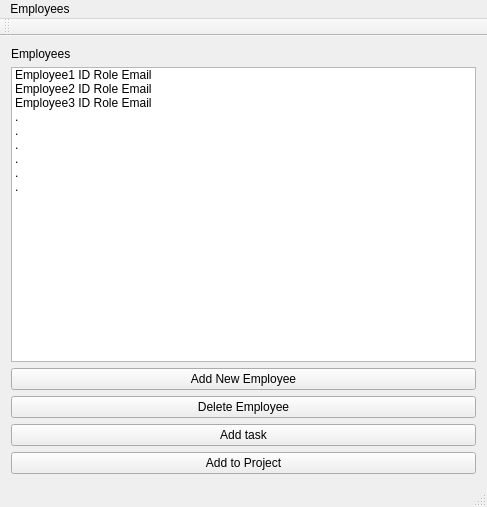
<?xml version="1.0" encoding="UTF-8"?>
<ui version="4.0">
 <class>MainWindow</class>
 <widget class="QMainWindow" name="MainWindow">
  <property name="geometry">
   <rect>
    <x>0</x>
    <y>0</y>
    <width>487</width>
    <height>507</height>
   </rect>
  </property>
  <property name="windowTitle">
   <string>MainWindow</string>
  </property>
  <widget class="QWidget" name="centralWidget">
   <layout class="QVBoxLayout" name="verticalLayout">
    <item>
     <widget class="QLabel" name="label">
      <property name="text">
       <string>Employees</string>
      </property>
     </widget>
    </item>
    <item>
     <widget class="QListWidget" name="listWidget">
      <item>
       <property name="text">
        <string>Employee1 ID Role Email</string>
       </property>
      </item>
      <item>
       <property name="text">
        <string>Employee2 ID Role Email</string>
       </property>
      </item>
      <item>
       <property name="text">
        <string>Employee3 ID Role Email</string>
       </property>
      </item>
      <item>
       <property name="text">
        <string>.</string>
       </property>
      </item>
      <item>
       <property name="text">
        <string>.</string>
       </property>
      </item>
      <item>
       <property name="text">
        <string>.</string>
       </property>
      </item>
      <item>
       <property name="text">
        <string>.</string>
       </property>
      </item>
      <item>
       <property name="text">
        <string>.</string>
       </property>
      </item>
      <item>
       <property name="text">
        <string>.</string>
       </property>
      </item>
     </widget>
    </item>
    <item>
     <widget class="QPushButton" name="pushButton">
      <property name="text">
       <string>Add New Employee</string>
      </property>
     </widget>
    </item>
    <item>
     <widget class="QPushButton" name="pushButton_2">
      <property name="text">
       <string>Delete Employee</string>
      </property>
     </widget>
    </item>
    <item>
     <widget class="QPushButton" name="pushButton_3">
      <property name="text">
       <string>Add task</string>
      </property>
     </widget>
    </item>
    <item>
     <widget class="QPushButton" name="pushButton_4">
      <property name="text">
       <string>Add to Project</string>
      </property>
     </widget>
    </item>
   </layout>
  </widget>
  <widget class="QMenuBar" name="menuBar">
   <property name="geometry">
    <rect>
     <x>0</x>
     <y>0</y>
     <width>487</width>
     <height>26</height>
    </rect>
   </property>
   <widget class="QMenu" name="menuEmployees">
    <property name="title">
     <string>Employees</string>
    </property>
   </widget>
   <addaction name="menuEmployees"/>
  </widget>
  <widget class="QToolBar" name="mainToolBar">
   <attribute name="toolBarArea">
    <enum>TopToolBarArea</enum>
   </attribute>
   <attribute name="toolBarBreak">
    <bool>false</bool>
   </attribute>
  </widget>
  <widget class="QStatusBar" name="statusBar"/>
 </widget>
 <layoutdefault spacing="6" margin="11"/>
 <resources/>
 <connections/>
</ui>
